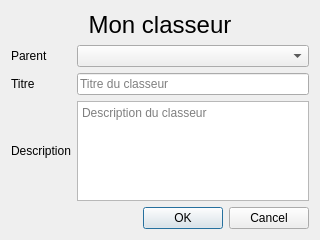
<?xml version="1.0" encoding="UTF-8"?>
<ui version="4.0">
 <class>BinderEditionDialog</class>
 <widget class="QDialog" name="BinderEditionDialog">
  <property name="geometry">
   <rect>
    <x>0</x>
    <y>0</y>
    <width>320</width>
    <height>240</height>
   </rect>
  </property>
  <property name="windowTitle">
   <string>Dialog</string>
  </property>
  <layout class="QGridLayout" name="gridLayout">
   <item row="5" column="0" colspan="2">
    <widget class="QDialogButtonBox" name="buttonBox">
     <property name="orientation">
      <enum>Qt::Horizontal</enum>
     </property>
     <property name="standardButtons">
      <set>QDialogButtonBox::Cancel|QDialogButtonBox::Ok</set>
     </property>
    </widget>
   </item>
   <item row="3" column="1" rowspan="2">
    <widget class="QPlainTextEdit" name="plainTextEditDescription">
     <property name="placeholderText">
      <string>Description du classeur</string>
     </property>
    </widget>
   </item>
   <item row="2" column="1">
    <widget class="QLineEdit" name="lineEditTitle">
     <property name="placeholderText">
      <string>Titre du classeur</string>
     </property>
    </widget>
   </item>
   <item row="2" column="0">
    <widget class="QLabel" name="labelTitle">
     <property name="text">
      <string>Titre</string>
     </property>
    </widget>
   </item>
   <item row="3" column="0" rowspan="2">
    <widget class="QLabel" name="labelDescription">
     <property name="text">
      <string>Description</string>
     </property>
    </widget>
   </item>
   <item row="0" column="0" colspan="2">
    <widget class="QLabel" name="labelTitleWindow">
     <property name="font">
      <font>
       <family>Ubuntu</family>
       <pointsize>18</pointsize>
      </font>
     </property>
     <property name="text">
      <string>Mon classeur</string>
     </property>
     <property name="alignment">
      <set>Qt::AlignCenter</set>
     </property>
    </widget>
   </item>
   <item row="1" column="0">
    <widget class="QLabel" name="labelParent">
     <property name="text">
      <string>Parent</string>
     </property>
    </widget>
   </item>
   <item row="1" column="1">
    <widget class="QComboBox" name="comboBoxParent"/>
   </item>
  </layout>
 </widget>
 <resources/>
 <connections>
  <connection>
   <sender>buttonBox</sender>
   <signal>accepted()</signal>
   <receiver>BinderEditionDialog</receiver>
   <slot>accept()</slot>
   <hints>
    <hint type="sourcelabel">
     <x>248</x>
     <y>254</y>
    </hint>
    <hint type="destinationlabel">
     <x>157</x>
     <y>274</y>
    </hint>
   </hints>
  </connection>
  <connection>
   <sender>buttonBox</sender>
   <signal>rejected()</signal>
   <receiver>BinderEditionDialog</receiver>
   <slot>reject()</slot>
   <hints>
    <hint type="sourcelabel">
     <x>316</x>
     <y>260</y>
    </hint>
    <hint type="destinationlabel">
     <x>286</x>
     <y>274</y>
    </hint>
   </hints>
  </connection>
 </connections>
</ui>
